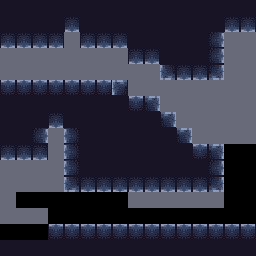

This is a level from a 2D game, rendered from its Tiled map with the project's own tilesets. A one-line summary and the complete map file follow:
An orthogonal 16x16 tile map with 16x16 px tiles, 4 tile layers (Plat_values, Plat, Sadari_values, IntGrid_baked), 3 tilesets.

<map version="1.4" tiledversion="1.4.2" orientation="orthogonal" renderorder="right-down" compressionlevel="0" width="16" height="16" tilewidth="16" tileheight="16" infinite="0" backgroundcolor="#696A79" nextlayerid="5" nextobjectid="1"><tileset firstgid="1" name="Dungeon_Tile_Set2" tilewidth="16" tileheight="16" tilecount="270" columns="15" objectalignment="topleft" margin="0" spacing="0"><image source="..\..\Dungeon Tile Set.png" width="240" height="288" /></tileset><tileset firstgid="271" name="Sadari" tilewidth="16" tileheight="16" tilecount="1" columns="1" objectalignment="topleft"><image source="Sadari.intgrid.png" width="16" height="16" /></tileset><tileset firstgid="272" name="Plat" tilewidth="16" tileheight="16" tilecount="1" columns="1" objectalignment="topleft"><image source="Plat.intgrid.png" width="16" height="16" /></tileset><layer id="1" name="Plat_values" width="16" height="16" opacity="1"><data encoding="csv">272,272,272,272,272,272,272,272,272,272,272,272,272,272,272,272,272,272,272,272,272,272,272,272,272,272,272,272,272,272,272,272,272,272,272,272,0,272,272,272,272,272,272,272,272,272,0,0,0,0,0,0,0,0,0,0,272,272,272,272,272,272,0,0,0,0,0,0,0,0,0,0,0,0,272,272,272,0,0,0,272,272,272,272,272,272,272,272,0,0,0,0,0,0,0,0,272,272,272,272,272,272,272,272,272,272,0,0,0,0,0,0,272,272,272,272,272,272,272,272,272,272,272,0,0,0,0,0,272,272,272,0,272,272,272,272,272,272,272,272,0,0,0,0,272,272,272,0,272,272,272,272,272,272,272,272,272,272,0,0,0,0,0,0,272,272,272,272,272,272,272,272,272,272,0,0,0,0,0,0,272,272,272,272,272,272,272,272,272,272,0,0,0,0,0,0,0,0,0,0,0,0,0,0,0,0,0,0,0,0,0,0,0,0,0,0,0,0,0,0,0,0,0,0,272,272,272,272,272,272,272,272,272,272,272,272,272,272,272,272,272,272,272,272,272,272,272,272,272,272,272,272,272,272,272,272</data></layer><layer id="2" name="Plat" width="16" height="16" opacity="1"><data encoding="csv">93,93,93,93,93,93,93,93,93,93,93,93,93,93,93,93,93,93,93,93,1073741902,93,93,93,93,93,93,93,93,93,1073741902,1073741902,1073741902,1073741902,1073741902,3221225550,0,1073741902,1073741902,1073741902,93,93,93,93,93,94,0,0,0,0,0,0,0,0,0,0,1073741902,1073741902,93,93,93,3221225549,0,0,0,0,0,0,0,0,0,0,0,0,1073741901,1073741902,3221225550,0,0,0,78,78,78,78,78,78,78,2147483727,0,0,0,0,0,0,0,0,93,93,93,93,93,93,93,93,78,2147483725,0,0,0,0,0,0,93,93,93,1073741902,93,93,93,93,93,93,2147483725,0,0,0,0,0,93,93,94,0,2147483742,93,93,93,93,93,93,2147483727,0,0,0,0,1073741902,1073741902,3221225550,0,2147483742,93,93,93,93,93,93,93,78,2147483725,0,0,0,0,0,0,2147483742,93,93,93,93,93,93,93,93,94,0,0,0,0,0,0,1073741903,1073741902,1073741902,1073741902,1073741902,1073741902,1073741902,1073741902,1073741902,3221225551,0,0,0,0,0,0,0,0,0,0,0,0,0,0,0,0,0,0,0,0,0,0,0,0,0,0,0,0,0,0,0,0,0,0,78,78,78,78,78,78,78,78,78,78,78,78,78,78,78,78,93,93,93,93,93,93,93,93,93,93,93,93,93,93,93,93</data></layer><layer id="3" name="Sadari_values" width="16" height="16" opacity="1"><data encoding="csv">0,0,0,0,0,0,0,0,0,0,0,0,0,0,0,0,0,0,0,0,0,0,0,0,0,0,0,0,0,0,0,0,0,0,0,0,0,0,0,0,0,0,0,0,0,0,0,0,0,0,0,0,0,0,0,0,0,0,0,0,0,0,0,0,0,0,0,0,0,0,0,0,0,0,0,0,0,0,0,0,0,0,0,0,0,0,0,0,0,0,0,0,0,0,0,0,0,0,0,0,0,0,0,0,0,0,0,0,0,0,0,0,0,0,0,0,0,0,0,0,0,0,0,0,0,0,0,0,0,0,0,0,0,0,0,0,0,0,0,0,0,0,0,0,0,0,0,0,0,0,0,0,0,0,0,0,0,0,271,271,0,0,0,0,0,0,0,0,0,0,0,0,0,0,271,271,0,0,0,0,0,0,0,0,0,0,0,0,0,0,271,271,0,271,271,271,271,271,271,271,0,0,0,0,0,0,271,271,0,0,0,271,271,271,271,271,271,271,271,271,271,271,271,271,271,271,271,0,0,0,0,0,0,0,0,0,0,0,0,0,0,0,0,0,0,0,0,0,0,0,0,0,0,0,0,0</data></layer><layer id="4" name="IntGrid_baked" width="16" height="16" opacity="1"><data encoding="csv">0,0,0,0,0,0,0,0,0,0,0,0,0,0,0,0,0,0,0,0,0,0,0,0,0,0,0,0,0,0,0,0,0,0,0,0,0,0,0,0,0,0,0,0,0,0,0,0,0,0,0,0,0,0,0,0,0,0,0,0,0,94,0,0,0,0,0,0,0,0,0,0,0,0,0,0,0,109,0,0,0,0,0,0,0,1,0,0,0,0,0,0,0,0,0,0,0,0,0,0,0,0,0,0,0,0,0,0,0,0,0,0,0,0,0,0,0,0,0,0,0,0,0,0,0,0,0,0,0,0,0,0,0,0,0,0,0,0,0,79,0,0,0,0,0,0,0,0,0,0,0,0,0,0,0,0,0,0,0,0,0,0,0,0,0,0,0,0,0,0,0,0,0,0,0,0,0,0,0,0,107,0,0,0,0,0,0,0,0,109,0,0,0,0,0,0,0,0,0,0,0,0,0,0,0,0,0,0,0,0,0,0,0,0,0,0,0,0,0,0,0,0,0,0,0,0,0,0,0,0,0,0,0,0,0,0,0,0,0,0,0,0,0,0,0,0,0,0,0,0,0,0,0,0,0,0</data></layer></map>
